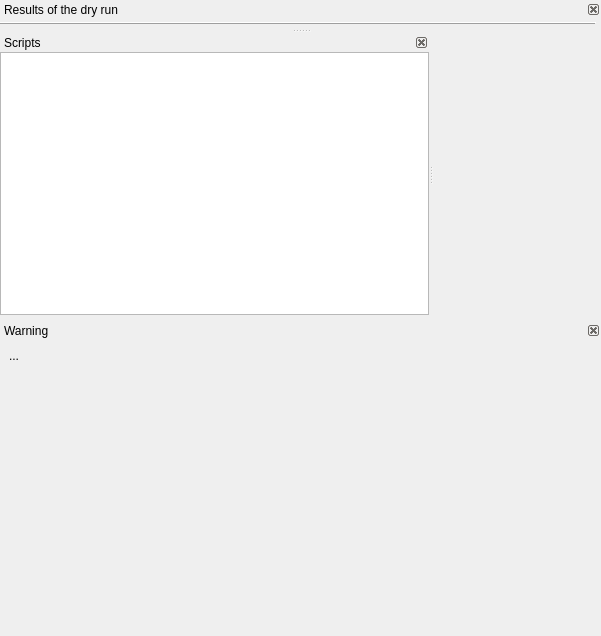
<?xml version="1.0" encoding="UTF-8"?>
<ui version="4.0">
 <class>UserEditor</class>
 <widget class="QWidget" name="UserEditor">
  <property name="geometry">
   <rect>
    <x>0</x>
    <y>0</y>
    <width>601</width>
    <height>636</height>
   </rect>
  </property>
  <layout class="QVBoxLayout" name="verticalLayout_3">
   <property name="margin">
    <number>0</number>
   </property>
   <item>
    <widget class="QSplitter" name="splitter_2">
     <property name="orientation">
      <enum>Qt::Vertical</enum>
     </property>
     <property name="childrenCollapsible">
      <bool>false</bool>
     </property>
     <widget class="QDockWidget" name="simPane">
      <property name="floating">
       <bool>false</bool>
      </property>
      <property name="features">
       <set>QDockWidget::DockWidgetClosable</set>
      </property>
      <property name="windowTitle">
       <string>Results of the dry run</string>
      </property>
      <widget class="QWidget" name="simPaneFrame">
       <layout class="QVBoxLayout" name="verticalLayout_6">
        <property name="leftMargin">
         <number>0</number>
        </property>
        <property name="topMargin">
         <number>0</number>
        </property>
        <property name="rightMargin">
         <number>5</number>
        </property>
        <property name="bottomMargin">
         <number>0</number>
        </property>
        <item>
         <widget class="QFrame" name="frame_4">
          <property name="frameShape">
           <enum>QFrame::HLine</enum>
          </property>
          <property name="frameShadow">
           <enum>QFrame::Raised</enum>
          </property>
         </widget>
        </item>
       </layout>
      </widget>
     </widget>
     <widget class="QSplitter" name="splitter">
      <property name="orientation">
       <enum>Qt::Horizontal</enum>
      </property>
      <widget class="QDockWidget" name="scriptsPane">
       <property name="features">
        <set>QDockWidget::DockWidgetClosable</set>
       </property>
       <property name="allowedAreas">
        <set>Qt::LeftDockWidgetArea</set>
       </property>
       <property name="windowTitle">
        <string>Scripts</string>
       </property>
       <widget class="QWidget" name="dockWidgetContents">
        <layout class="QVBoxLayout" name="verticalLayout_4">
         <property name="margin">
          <number>0</number>
         </property>
         <item>
          <widget class="QTreeView" name="fileTree"/>
         </item>
        </layout>
       </widget>
      </widget>
      <widget class="QFrame" name="mainFrame">
       <property name="frameShape">
        <enum>QFrame::NoFrame</enum>
       </property>
       <property name="frameShadow">
        <enum>QFrame::Raised</enum>
       </property>
      </widget>
     </widget>
    </widget>
   </item>
   <item>
    <widget class="QDockWidget" name="warnWidget">
     <property name="palette">
      <palette>
       <active>
        <colorrole role="Button">
         <brush brushstyle="SolidPattern">
          <color alpha="255">
           <red>255</red>
           <green>255</green>
           <blue>127</blue>
          </color>
         </brush>
        </colorrole>
        <colorrole role="Base">
         <brush brushstyle="SolidPattern">
          <color alpha="255">
           <red>255</red>
           <green>255</green>
           <blue>255</blue>
          </color>
         </brush>
        </colorrole>
        <colorrole role="Window">
         <brush brushstyle="SolidPattern">
          <color alpha="255">
           <red>255</red>
           <green>255</green>
           <blue>127</blue>
          </color>
         </brush>
        </colorrole>
       </active>
       <inactive>
        <colorrole role="Button">
         <brush brushstyle="SolidPattern">
          <color alpha="255">
           <red>255</red>
           <green>255</green>
           <blue>127</blue>
          </color>
         </brush>
        </colorrole>
        <colorrole role="Base">
         <brush brushstyle="SolidPattern">
          <color alpha="255">
           <red>255</red>
           <green>255</green>
           <blue>255</blue>
          </color>
         </brush>
        </colorrole>
        <colorrole role="Window">
         <brush brushstyle="SolidPattern">
          <color alpha="255">
           <red>255</red>
           <green>255</green>
           <blue>127</blue>
          </color>
         </brush>
        </colorrole>
       </inactive>
       <disabled>
        <colorrole role="Button">
         <brush brushstyle="SolidPattern">
          <color alpha="255">
           <red>255</red>
           <green>255</green>
           <blue>127</blue>
          </color>
         </brush>
        </colorrole>
        <colorrole role="Base">
         <brush brushstyle="SolidPattern">
          <color alpha="255">
           <red>255</red>
           <green>255</green>
           <blue>127</blue>
          </color>
         </brush>
        </colorrole>
        <colorrole role="Window">
         <brush brushstyle="SolidPattern">
          <color alpha="255">
           <red>255</red>
           <green>255</green>
           <blue>127</blue>
          </color>
         </brush>
        </colorrole>
       </disabled>
      </palette>
     </property>
     <property name="floating">
      <bool>false</bool>
     </property>
     <property name="features">
      <set>QDockWidget::DockWidgetClosable</set>
     </property>
     <property name="windowTitle">
      <string>Warning</string>
     </property>
     <widget class="QWidget" name="dockWidgetContents_3">
      <layout class="QVBoxLayout" name="verticalLayout">
       <item>
        <widget class="QLabel" name="warnText">
         <property name="text">
          <string>...</string>
         </property>
         <property name="alignment">
          <set>Qt::AlignLeading|Qt::AlignLeft|Qt::AlignTop</set>
         </property>
        </widget>
       </item>
      </layout>
     </widget>
    </widget>
   </item>
  </layout>
  <action name="actionOpen">
   <property name="icon">
    <iconset resource="../../../../resources/nicos-gui.qrc">
     <normaloff>:/open</normaloff>:/open</iconset>
   </property>
   <property name="text">
    <string>&amp;Open...</string>
   </property>
   <property name="toolTip">
    <string>Open script from disk</string>
   </property>
   <property name="shortcut">
    <string>Ctrl+O</string>
   </property>
  </action>
  <action name="actionNew">
   <property name="icon">
    <iconset resource="../../../../resources/nicos-gui.qrc">
     <normaloff>:/new</normaloff>:/new</iconset>
   </property>
   <property name="text">
    <string>&amp;New</string>
   </property>
   <property name="toolTip">
    <string>New script</string>
   </property>
   <property name="shortcut">
    <string>Ctrl+N</string>
   </property>
  </action>
  <action name="actionSave">
   <property name="enabled">
    <bool>false</bool>
   </property>
   <property name="icon">
    <iconset resource="../../../../resources/nicos-gui.qrc">
     <normaloff>:/save</normaloff>:/save</iconset>
   </property>
   <property name="text">
    <string>&amp;Save</string>
   </property>
   <property name="toolTip">
    <string>Save script to disk</string>
   </property>
   <property name="shortcut">
    <string>Ctrl+S</string>
   </property>
  </action>
  <action name="actionSaveAs">
   <property name="text">
    <string>Save &amp;as...</string>
   </property>
  </action>
  <action name="actionPrint">
   <property name="icon">
    <iconset resource="../../../../resources/nicos-gui.qrc">
     <normaloff>:/print</normaloff>:/print</iconset>
   </property>
   <property name="text">
    <string>&amp;Print...</string>
   </property>
   <property name="toolTip">
    <string>Print script</string>
   </property>
   <property name="shortcut">
    <string>Ctrl+P</string>
   </property>
  </action>
  <action name="actionUndo">
   <property name="icon">
    <iconset resource="../../../../resources/nicos-gui.qrc">
     <normaloff>:/undo</normaloff>:/undo</iconset>
   </property>
   <property name="text">
    <string>&amp;Undo</string>
   </property>
   <property name="toolTip">
    <string>Undo edit</string>
   </property>
   <property name="shortcut">
    <string>Ctrl+Z</string>
   </property>
  </action>
  <action name="actionRedo">
   <property name="icon">
    <iconset resource="../../../../resources/nicos-gui.qrc">
     <normaloff>:/redo</normaloff>:/redo</iconset>
   </property>
   <property name="text">
    <string>&amp;Redo</string>
   </property>
   <property name="toolTip">
    <string>Redo edit</string>
   </property>
   <property name="shortcut">
    <string>Ctrl+Y</string>
   </property>
  </action>
  <action name="actionCut">
   <property name="icon">
    <iconset resource="../../../../resources/nicos-gui.qrc">
     <normaloff>:/cut</normaloff>:/cut</iconset>
   </property>
   <property name="text">
    <string>&amp;Cut</string>
   </property>
   <property name="toolTip">
    <string>Cut selected text to clipboard</string>
   </property>
   <property name="shortcut">
    <string>Ctrl+X</string>
   </property>
  </action>
  <action name="actionCopy">
   <property name="icon">
    <iconset resource="../../../../resources/nicos-gui.qrc">
     <normaloff>:/copy</normaloff>:/copy</iconset>
   </property>
   <property name="text">
    <string>C&amp;opy</string>
   </property>
   <property name="toolTip">
    <string>Copy selected text to clipboard</string>
   </property>
   <property name="shortcut">
    <string>Ctrl+C</string>
   </property>
  </action>
  <action name="actionPaste">
   <property name="icon">
    <iconset resource="../../../../resources/nicos-gui.qrc">
     <normaloff>:/paste</normaloff>:/paste</iconset>
   </property>
   <property name="text">
    <string>&amp;Paste</string>
   </property>
   <property name="toolTip">
    <string>Paste text from clipboard</string>
   </property>
   <property name="shortcut">
    <string>Ctrl+V</string>
   </property>
  </action>
  <action name="actionRun">
   <property name="icon">
    <iconset resource="../../../../resources/nicos-gui.qrc">
     <normaloff>:/continue</normaloff>:/continue</iconset>
   </property>
   <property name="text">
    <string>&amp;Run</string>
   </property>
   <property name="toolTip">
    <string>Run the script in this window</string>
   </property>
   <property name="shortcut">
    <string>Ctrl+Return</string>
   </property>
  </action>
  <action name="actionGet">
   <property name="icon">
    <iconset resource="../../../../resources/nicos-gui.qrc">
     <normaloff>:/get</normaloff>:/get</iconset>
   </property>
   <property name="text">
    <string>&amp;Get</string>
   </property>
   <property name="toolTip">
    <string>Copy the currently running script into this window</string>
   </property>
  </action>
  <action name="actionFind">
   <property name="icon">
    <iconset resource="../../../../resources/nicos-gui.qrc">
     <normaloff>:/find</normaloff>:/find</iconset>
   </property>
   <property name="text">
    <string>&amp;Find...</string>
   </property>
   <property name="toolTip">
    <string>Find and replace text</string>
   </property>
   <property name="shortcut">
    <string>Ctrl+F</string>
   </property>
  </action>
  <action name="actionComment">
   <property name="text">
    <string>Toggle Co&amp;mment</string>
   </property>
   <property name="toolTip">
    <string>Comment or uncomment selected code</string>
   </property>
   <property name="shortcut">
    <string>Ctrl+#</string>
   </property>
  </action>
  <action name="actionUpdate">
   <property name="icon">
    <iconset resource="../../../../resources/nicos-gui.qrc">
     <normaloff>:/refresh</normaloff>:/refresh</iconset>
   </property>
   <property name="text">
    <string>&amp;Update</string>
   </property>
   <property name="toolTip">
    <string>Update the currently running script with the one in this window</string>
   </property>
  </action>
  <action name="actionReload">
   <property name="enabled">
    <bool>false</bool>
   </property>
   <property name="text">
    <string>Re&amp;load from disk</string>
   </property>
  </action>
  <action name="actionSimulate">
   <property name="icon">
    <iconset resource="../../../../resources/nicos-gui.qrc">
     <normaloff>:/simulate</normaloff>:/simulate</iconset>
   </property>
   <property name="text">
    <string>Dry run</string>
   </property>
   <property name="toolTip">
    <string>Run this script in a simulation mode</string>
   </property>
   <property name="shortcut">
    <string>Ctrl+Shift+Return</string>
   </property>
  </action>
 </widget>
 <resources>
  <include location="../../../../resources/nicos-gui.qrc"/>
 </resources>
 <connections/>
</ui>
